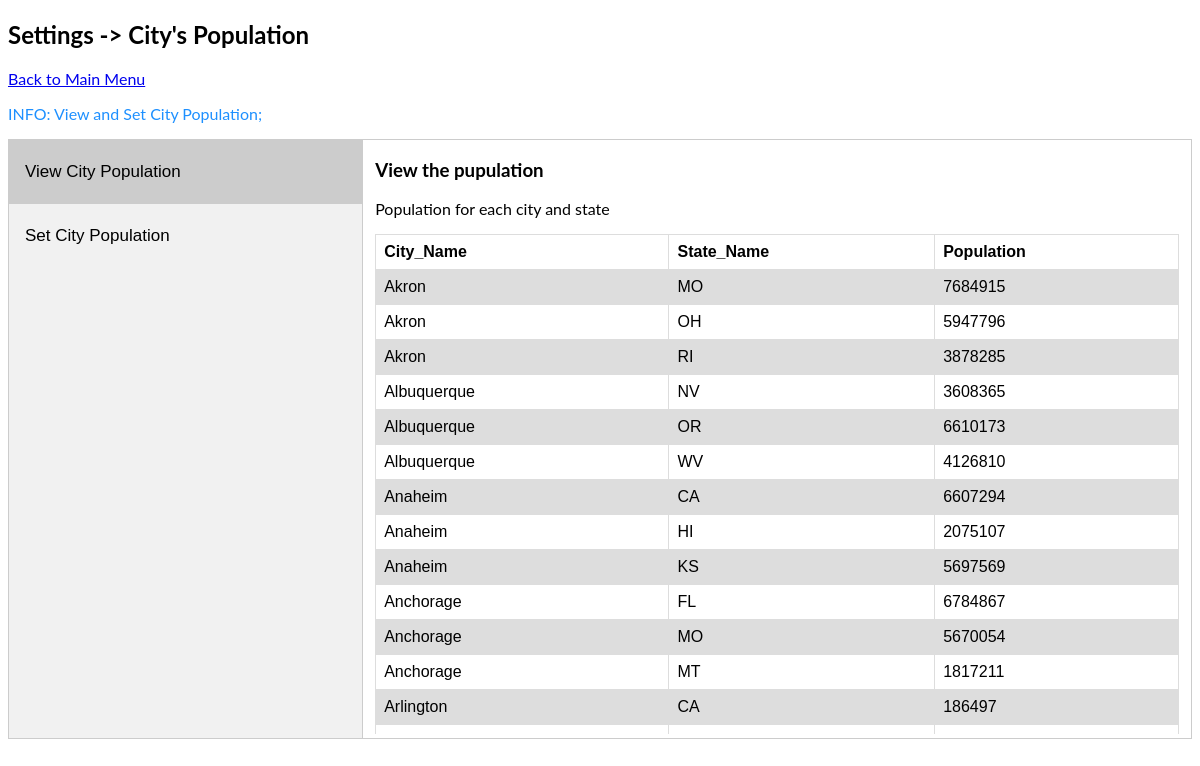
/Phase_3/PHP/editCityPop.php, run on the app's committed database.
### tables this page shows
CREATE TABLE City (
    city_name         varchar(256)        NOT NULL,
    state_name        varchar(256)        NOT NULL,
    population        int(64) unsigned    NOT NULL, 
    PRIMARY KEY (city_name, state_name) 
);

### Phase_3/PHP/editCityPop.php (the view, shortened to what this page needs)
<?php
    include_once 'dbHandler.php';
?>
<!DOCTYPE html>
<html>
<head>
</head>
<body>
    <h2>Settings -> City's Population</h2>
    <div>
        <p><a class="btn btn-primary btn-lg" href="index.php" role="button">Back to Main Menu</a></p>
    </div>
    <?php
        $fullUrl = "http://$_SERVER[HTTP_HOST]$_SERVER[REQUEST_URI]";
        if (strpos($fullUrl, "population=empty") == true) {
            echo "<p style=\"color:Orange;\">WARNING: Find empty population input(s);</p>";
        } elseif (strpos($fullUrl, "population=success") == true) {
            echo "<p style=\"color:DodgerBlue;\">INFO: Successfully set a new population;</p>";
        } elseif (strpos($fullUrl, "population=invalid") == true) {
            echo "<p style=\"color:Tomato;\">ERROR: Invalid combination of state and city;</p>";
        } else {
            echo "<p style=\"color:DodgerBlue;\">INFO: View and Set City Population;</p>";
        }
    ?>
    <div class="tab">
      <button class="tablinks" onclick="openTab(event, 'view')" id="defaultOpen">View City Population</button>
      <button class="tablinks" onclick="openTab(event, 'set')">Set City Population</button>
    </div>
    <div id="view" class="tabcontent" >
      <h3>View the pupulation</h3>
      <p>Population for each city and state</p>
        <div style="height:500px; overflow-y: scroll;">
            <?php
              $sql = "SELECT * FROM city;";
              $result = mysqli_query($dbConnect, $sql);
              $resultNum = mysqli_num_rows($result);
            ?>
            <table>
              <tr>
                <th>City_Name</th>
                <th>State_Name</th>
                <th>Population</th>
              </tr>
              <?php
                  if ($resultNum > 0) {
                      while ($row = mysqli_fetch_assoc($result)) {
                          $cityName = $row['city_name'];
                          $stateName = $row['state_name'];
                          $popNum = $row['population'];
                          echo "<tr>";
                          echo "<td>$cityName</td>";
                          echo "<td>$stateName</td>";
                          echo "<td>$popNum</td>";
                          echo "</tr>";
                      }
                  }
              ?>
            </table>
        </div>
    </div>
</body>
</html>

### Phase_3/PHP/editCityPop.php (style rules this page uses)
* { box-sizing: border-box }
body { font-family: "Lato", sans-serif; }
.tab { float: left; border: 1px solid #ccc; background-color: #f1f1f1; width: 30%; height: 600px; }
.tab button { display: block; background-color: inherit; color: black; padding: 22px 16px; width: 100%; border: none; outline: none; text-align: left; cursor: pointer; transition: 0.3s; font-size: 17px; }
.tab button.active { background-color: #ccc; }
.tabcontent { float: left; padding: 0px 12px; border: 1px solid #ccc; width: 70%; border-left: none; height: 600px; }
table { font-family: arial, sans-serif; border-collapse: collapse; width: 100%; }
td, th { border: 1px solid #dddddd; text-align: left; padding: 8px; }
tr:nth-child(even) { background-color: #dddddd; }

### data on the page
city: city_name "Akron", state_name "MO", population "7684915"
city: city_name "Akron", state_name "OH", population "5947796"
city: city_name "Akron", state_name "RI", population "3878285"
city: city_name "Albuquerque", state_name "NV", population "3608365"
city: city_name "Albuquerque", state_name "OR", population "6610173"
city: city_name "Albuquerque", state_name "WV", population "4126810"
city: city_name "Anaheim", state_name "CA", population "6607294"
city: city_name "Anaheim", state_name "HI", population "2075107"
city: city_name "Anaheim", state_name "KS", population "5697569"
city: city_name "Anchorage", state_name "FL", population "6784867"
city: city_name "Anchorage", state_name "MO", population "5670054"
city: city_name "Anchorage", state_name "MT", population "1817211"
city: city_name "Arlington", state_name "CA", population "186497"
